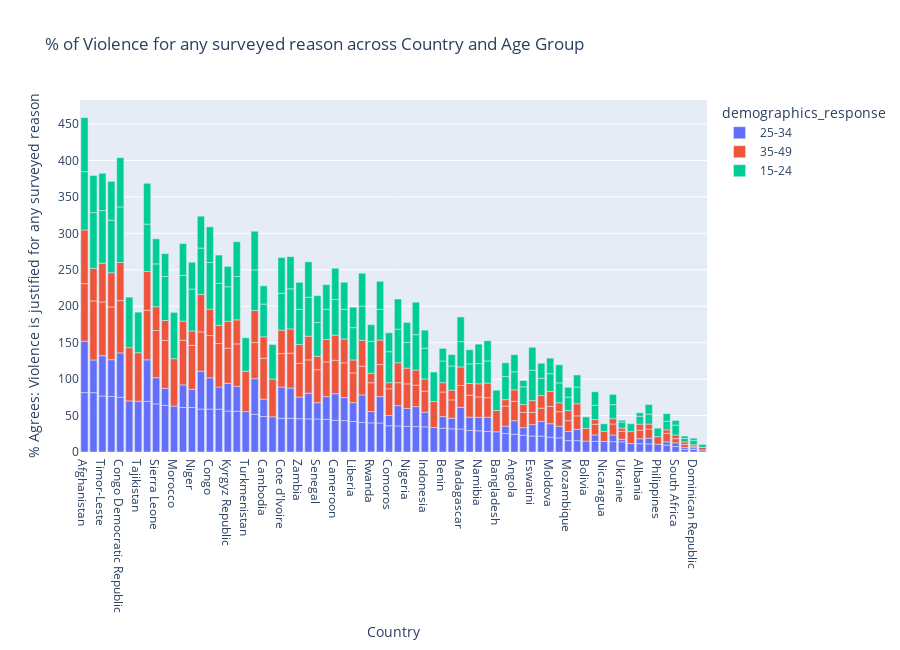

Notebook code for this chart:
### Code cell
# Examine Violence x Age group
fig = px.bar(survey_df.query("demographics_question == 'Age'").sort_values('violence_any_reason',ascending=False),
            x      = 'country',
            y      = 'violence_any_reason',
            color = 'demographics_response',
            title  = '% of Violence for any surveyed reason across Country and Age Group ',
            height = 650
        )

fig.update_xaxes(title='Country')
fig.update_yaxes(title='% Agrees: Violence is justified for any surveyed reason')
fig.show()

### Figure 1 — Plotly figure (JSON) as saved in the notebook; plotly's stock layout.template omitted (floating-point values rounded to 4 significant figures)
{"data": [{"alignmentgroup": "True", "hovertemplate": "demographics_response=25-34<br>country=%{x}<br>violence_any_reason=%{y}<extra></extra>", "legendgroup": "25-34", "marker": {"color": "#636efa", "pattern": {"shape": ""}}, "name": "25-34", "offsetgroup": "25-34", "orientation": "v", "showlegend": true, "textposition": "auto", "type": "bar", "x": ["Afghanistan", "Mali", "Timor-Leste", "Chad", "Congo Democratic Republic", "Afghanistan", "Eritrea", "Tajikistan", "Guinea", "Sierra Leone", "Ethiopia", "Morocco", "Burundi", "Niger", "Congo Democratic Republic", "Azerbaijan", "Congo", "Gambia", "Guinea", "Kyrgyz Republic", "Tanzania", "Turkmenistan", "Timor-Leste", "Azerbaijan", "Myanmar", "Chad", "Myanmar", "Cambodia", "Yemen", "Cote d'Ivoire", "Gabon", "Zambia", "Uganda", "Senegal", "Mali", "India", "Cameroon", "Burkina Faso", "Congo", "Cote d'Ivoire", "Liberia", "Gabon", "Pakistan", "Rwanda", "Kenya", "Kyrgyz Republic", "Pakistan", "Cameroon", "Kenya", "Comoros", "Sierra Leone", "Lesotho", "Uganda", "Nigeria", "Zimbabwe", "Indonesia", "Tanzania", "Egypt", "Benin", "Jordan", "Burkina Faso", "Madagascar", "India", "Burundi", "Gambia", "Zambia", "Madagascar", "Togo", "Namibia", "Nepal", "Lesotho", "Bangladesh", "Zimbabwe", "Liberia", "Ghana", "Niger", "Nigeria", "Angola", "Cambodia", "Ethiopia", "Armenia", "Senegal", "Eswatini", "Sao Tome and Principe", "Moldova", "Sao Tome and Principe", "Indonesia", "Nepal", "Maldives", "Moldova", "Namibia", "Angola", "Togo", "Benin", "Maldives", "Eswatini", "Mozambique", "Guyana", "Rwanda", "Guyana", "Bolivia", "Jordan", "Malawi", "Nicaragua", "Haiti", "Comoros", "Ukraine", "Mozambique", "Turkey", "Albania", "Honduras", "Philippines", "Armenia", "Ghana", "Guatemala", "Haiti", "Malawi", "Honduras", "South Africa", "Albania", "South Africa", "Guatemala", "Colombia", "Dominican Republic", "Ukraine", "Peru", "Colombia", "Dominican Republic"], "xaxis": "x", "y": [81.5, 81.4, 76.8, 76.1, 75.2, 70.5, 70.1, 69.7, 69.4, 66, 63.9, 63, 61.1, 61, 60.8, 58.9, 58.9, 58.7, 57.1, 56.2, 55.9, 55.4, 55.3, 52, 51.6, 50.5, 49, 48.7, 48.3, 46.3, 46.2, 45.7, 45.4, 45.3, 44.9, 44.7, 43.5, 43, 42.9, 42.8, 41.8, 41.5, 40.5, 40, 39.8, 38, 37.8, 36.5, 36.2, 36, 35.9, 35.8, 35.2, 35.1, 34.9, 34.5, 34.1, 33.7, 32.7, 31.8, 31.7, 31.6, 31.3, 31, 30.5, 29.7, 29.7, 29.6, 29.1, 28.2, 27.8, 27.7, 27.4, 25.9, 25.3, 25, 24.7, 24.4, 23.9, 23.4, 23, 22.3, 21.9, 21.8, 20.3, 20.2, 20.1, 19.5, 19.4, 18.5, 18.5, 18.5, 18.2, 15.9, 15.9, 15.7, 15.6, 15.6, 15.5, 15.4, 15, 14.6, 14.6, 14.5, 14.2, 14.1, 14, 12.7, 11.6, 11.3, 11.1, 10.7, 10.4, 10.2, 9.4, 9.1, 8.8, 7.8, 7.5, 6.9, 5.1, 4.5, 3.7, 3.6, 3.4, 2.7, 2.7, 2.3], "yaxis": "y"}, {"alignmentgroup": "True", "hovertemplate": "demographics_response=35-49<br>country=%{x}<br>violence_any_reason=%{y}<extra></extra>", "legendgroup": "35-49", "marker": {"color": "#EF553B", "pattern": {"shape": ""}}, "name": "35-49", "offsetgroup": "35-49", "orientation": "v", "showlegend": true, "textposition": "auto", "type": "bar", "x": ["Mali", "Afghanistan", "Timor-Leste", "Afghanistan", "Eritrea", "Chad", "Congo Democratic Republic", "Guinea", "Tajikistan", "Ethiopia", "Morocco", "Sierra Leone", "Burundi", "Niger", "Gambia", "Tanzania", "Congo", "Cambodia", "Turkmenistan", "Azerbaijan", "Guinea", "Timor-Leste", "Congo Democratic Republic", "Yemen", "Azerbaijan", "Myanmar", "Kyrgyz Republic", "Gabon", "India", "Burkina Faso", "Chad", "Zambia", "Cote d'Ivoire", "Cameroon", "Uganda", "Senegal", "Mali", "Kenya", "Myanmar", "Liberia", "Pakistan", "Rwanda", "Kyrgyz Republic", "Comoros", "Congo", "Egypt", "Pakistan", "Cameroon", "Nigeria", "Benin", "Kenya", "Gabon", "Tanzania", "Burkina Faso", "Sierra Leone", "Uganda", "Cote d'Ivoire", "Lesotho", "India", "Togo", "Madagascar", "Zimbabwe", "Cambodia", "Bangladesh", "Indonesia", "Namibia", "Ghana", "Ethiopia", "Lesotho", "Nepal", "Angola", "Burundi", "Zambia", "Madagascar", "Jordan", "Gambia", "Moldova", "Nigeria", "Armenia", "Zimbabwe", "Moldova", "Nepal", "Maldives", "Niger", "Guyana", "Senegal", "Sao Tome and Principe", "Namibia", "Liberia", "Bolivia", "Sao Tome and Principe", "Indonesia", "Eswatini", "Guyana", "Turkey", "Eswatini", "Togo", "Angola", "Haiti", "Mozambique", "Malawi", "Nicaragua", "Mozambique", "Jordan", "Rwanda", "Benin", "Honduras", "Maldives", "Albania", "Guatemala", "Ukraine", "Armenia", "Philippines", "Ghana", "Comoros", "Albania", "Haiti", "Honduras", "Malawi", "South Africa", "South Africa", "Guatemala", "Ukraine", "Colombia", "Peru", "Colombia", "Dominican Republic", "Dominican Republic"], "xaxis": "x", "y": [81, 79, 73.8, 73.6, 73, 72.5, 71.8, 67.9, 66.5, 65.8, 65, 64.8, 61.2, 60.2, 59.6, 58.3, 58, 56.1, 55.2, 53.9, 53.2, 53.2, 52.2, 51.8, 51.5, 49.6, 48.3, 47.9, 47.7, 47.6, 46.8, 46.2, 45.9, 45.8, 45.8, 45.3, 44.7, 44, 43.9, 40.8, 39.6, 39.6, 36.8, 36.6, 36.2, 35.5, 35.4, 34.5, 33.7, 33.7, 33.6, 33.3, 33, 32.7, 32.6, 32.5, 32.2, 31.5, 30.6, 30, 29.9, 29.4, 29.4, 29.2, 28.9, 28, 27.5, 27.4, 27.3, 26.8, 26.6, 26.3, 25.8, 25.5, 25.1, 25, 23.7, 21.6, 20.9, 20.7, 20.6, 20.1, 20, 19.9, 18.6, 18.5, 18.2, 18, 17.8, 17.6, 17.2, 16.7, 16.7, 16.6, 16.4, 16.2, 16.2, 15.7, 15.1, 14.7, 14.7, 13.9, 13.8, 13.4, 12.9, 12.8, 12.5, 12.2, 11.8, 11.6, 11.1, 10.8, 10.4, 8.8, 8.4, 8.2, 7.3, 6.9, 6.4, 5.7, 5.1, 4.9, 4.3, 4, 3.7, 3.4, 2.2, 1.8], "yaxis": "y"}, {"alignmentgroup": "True", "hovertemplate": "demographics_response=15-24<br>country=%{x}<br>violence_any_reason=%{y}<extra></extra>", "legendgroup": "15-24", "marker": {"color": "#00cc96", "pattern": {"shape": ""}}, "name": "15-24", "offsetgroup": "15-24", "orientation": "v", "showlegend": true, "textposition": "auto", "type": "bar", "x": ["Afghanistan", "Mali", "Congo Democratic Republic", "Afghanistan", "Chad", "Timor-Leste", "Eritrea", "Congo Democratic Republic", "Guinea", "Congo", "Morocco", "Azerbaijan", "Burundi", "Ethiopia", "Tanzania", "Sierra Leone", "Gambia", "Niger", "Guinea", "Myanmar", "Tajikistan", "Gabon", "Uganda", "Chad", "Myanmar", "Timor-Leste", "Mali", "Cote d'Ivoire", "Cote d'Ivoire", "Congo", "Cameroon", "Uganda", "Zimbabwe", "Zambia", "Tanzania", "Yemen", "Kyrgyz Republic", "Pakistan", "Senegal", "Turkmenistan", "Lesotho", "Pakistan", "Cambodia", "Zimbabwe", "Liberia", "Gabon", "Rwanda", "Azerbaijan", "Burundi", "Cameroon", "Comoros", "Indonesia", "Kenya", "Eswatini", "India", "Lesotho", "Burkina Faso", "Egypt", "Gambia", "Kenya", "Zambia", "Burkina Faso", "Senegal", "Niger", "Nigeria", "Madagascar", "Sierra Leone", "Madagascar", "India", "Jordan", "Ghana", "Eswatini", "Ethiopia", "Nepal", "Benin", "Liberia", "Kyrgyz Republic", "Bangladesh", "Nepal", "Namibia", "Maldives", "Nigeria", "Togo", "Namibia", "Comoros", "Angola", "Cambodia", "Maldives", "Indonesia", "Armenia", "Moldova", "Sao Tome and Principe", "Angola", "Guyana", "Rwanda", "Moldova", "Sao Tome and Principe", "Malawi", "Togo", "Haiti", "Ghana", "Malawi", "Mozambique", "Benin", "Guyana", "Jordan", "Bolivia", "Haiti", "Honduras", "South Africa", "Mozambique", "Honduras", "Guatemala", "Philippines", "Albania", "Turkey", "Guatemala", "Nicaragua", "Armenia", "Ukraine", "South Africa", "Dominican Republic", "Colombia", "Albania", "Peru", "Colombia", "Dominican Republic", "Ukraine"], "xaxis": "x", "y": [80.1, 76.5, 76.3, 74.1, 72.2, 72.1, 69.4, 67.6, 65.1, 64, 63.6, 63.5, 62.7, 60.3, 59.4, 58.8, 57.6, 57.5, 56, 55.8, 55.7, 55, 53.4, 53.2, 53, 51.2, 50.9, 50.6, 49, 48.9, 48.9, 48.7, 48.6, 48.2, 47.8, 47.4, 47.4, 46.9, 46.3, 46.2, 46.2, 45.1, 44.9, 44.5, 44.3, 44.1, 43.9, 43.7, 43.7, 42.9, 42.5, 42.2, 42, 41.7, 41.6, 41.3, 40.8, 40.5, 38.8, 38.6, 37.2, 37.1, 36.8, 36.7, 35.3, 34.7, 34.4, 33.9, 33.7, 33.1, 31.8, 31.5, 31.4, 30.3, 29.8, 28.1, 27.9, 27.9, 27.8, 27.7, 27.3, 27.3, 26.8, 26.7, 26, 24.9, 24.9, 24.9, 24.8, 24.3, 24.3, 23.8, 23.4, 23, 22.8, 21.4, 20.6, 19.6, 19.6, 19.3, 18.8, 18.6, 18.6, 17.3, 16.5, 15.7, 15.6, 14.1, 13.6, 13.5, 13.3, 13.2, 11.7, 11.6, 10.9, 10.8, 10.5, 10.3, 8.7, 8.3, 6.4, 6.2, 4.8, 4.7, 4, 3.2, 2.9, 2.5], "yaxis": "y"}], "layout": {"barmode": "relative", "height": 650, "legend": {"title": {"text": "demographics_response"}, "tracegroupgap": 0}, "title": {"text": "% of Violence for any surveyed reason across Country and Age Group "}, "xaxis": {"anchor": "y", "domain": [0, 1], "title": {"text": "Country"}}, "yaxis": {"anchor": "x", "domain": [0, 1], "title": {"text": "% Agrees: Violence is justified for any surveyed reason"}}}}
